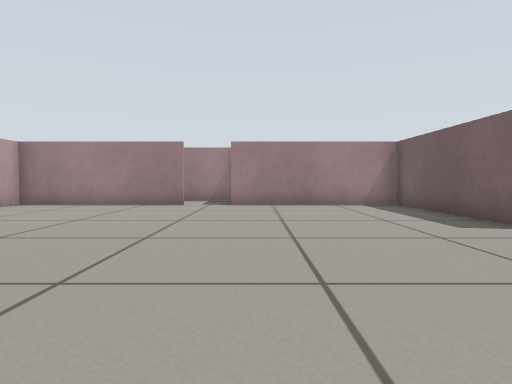
View 1 (above)

24 first-person views from a walk through a Gazebo world. The camera is 0.39 m above the floor, tilts 2° down and sees 75° across. The floor is counted in squares, 0.5 m on a side. Each view is taken from the middle of a square. On the plan, view 1 faces up. The plan holds only what a view shows up to about 11 squares ahead; the rest is blank.

View 2
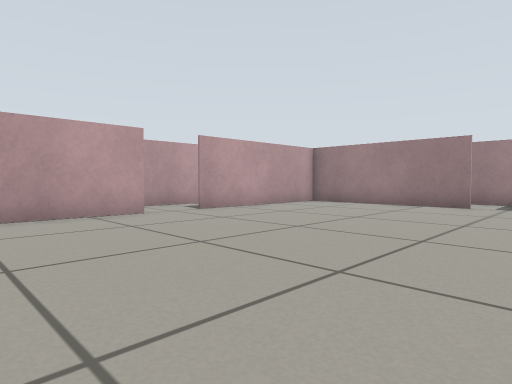

View 3
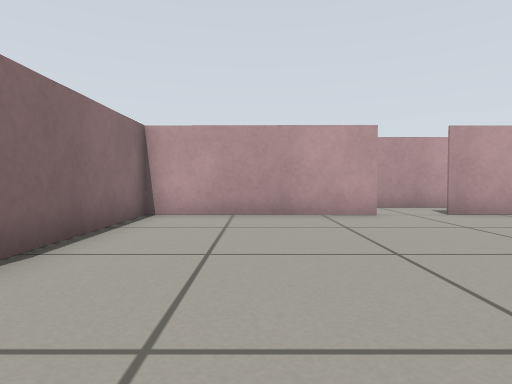

View 4
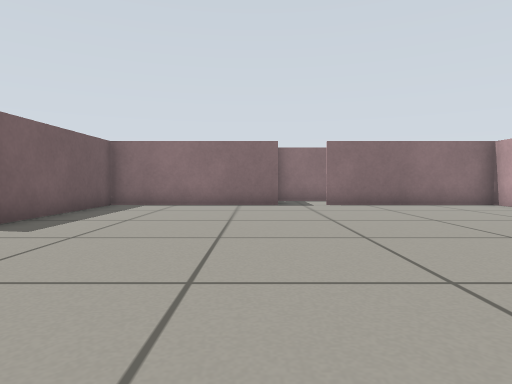

View 5
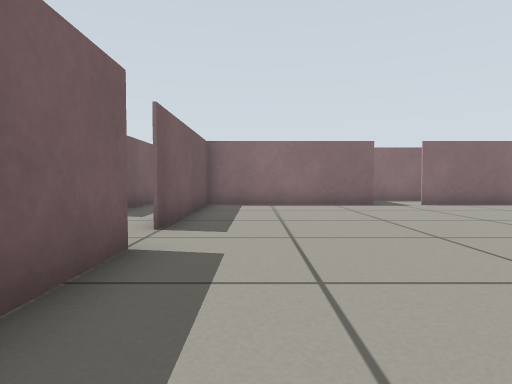

View 6
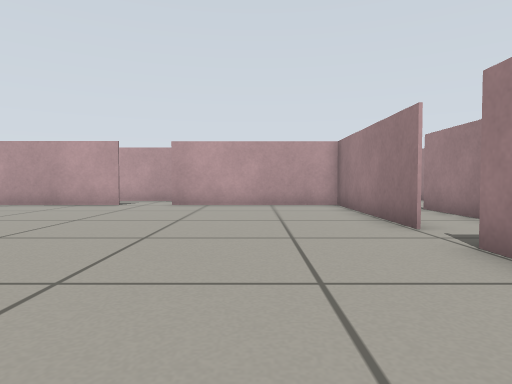

View 7
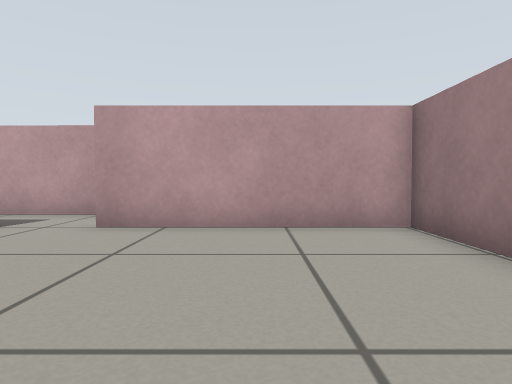

View 8
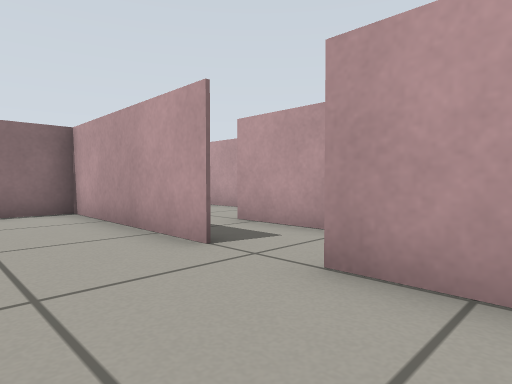

View 9
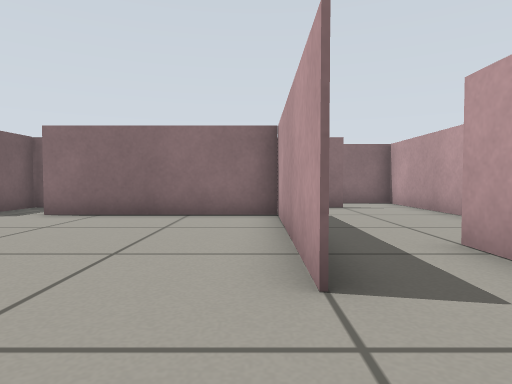

View 10
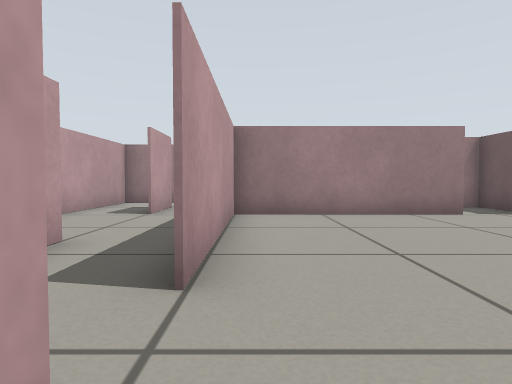

View 11
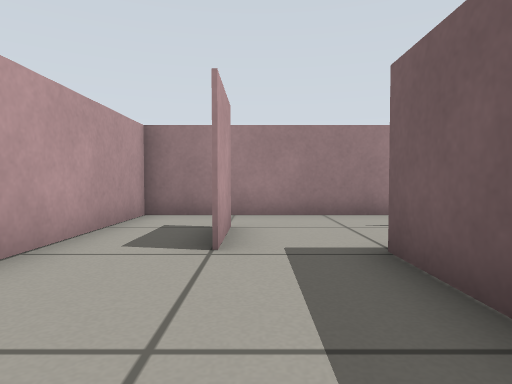

View 12
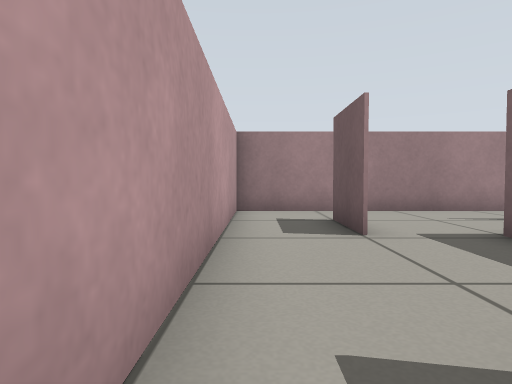

View 13
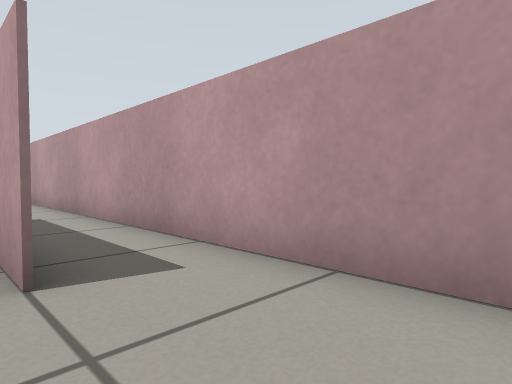

View 14
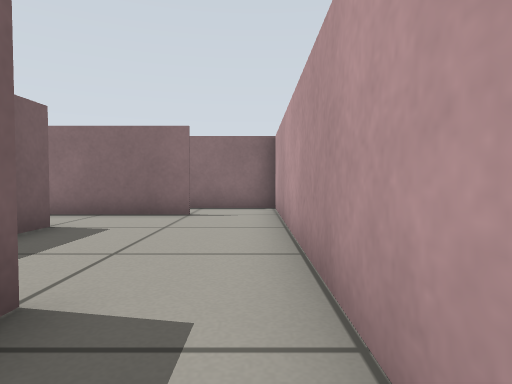

View 15
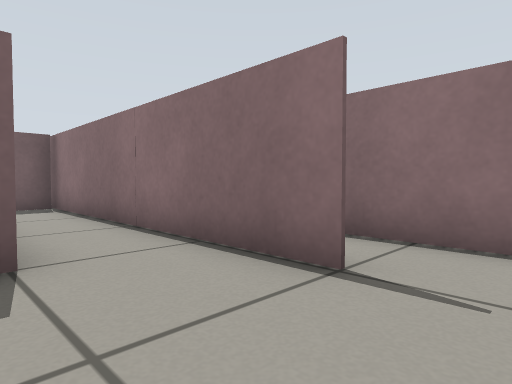

View 16
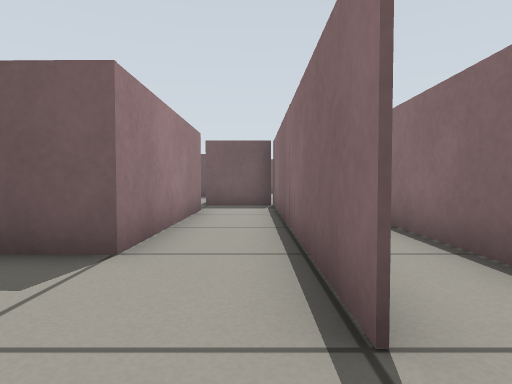

View 17
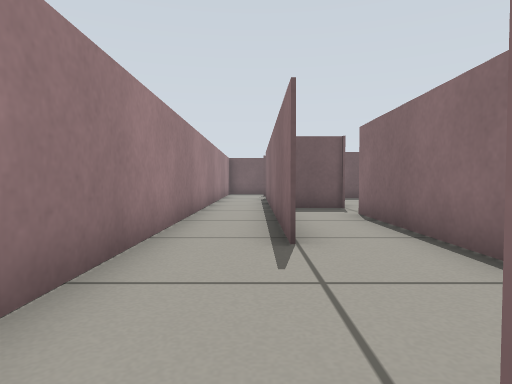

View 18
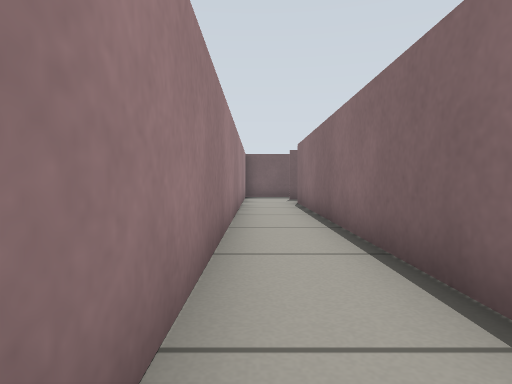

View 19
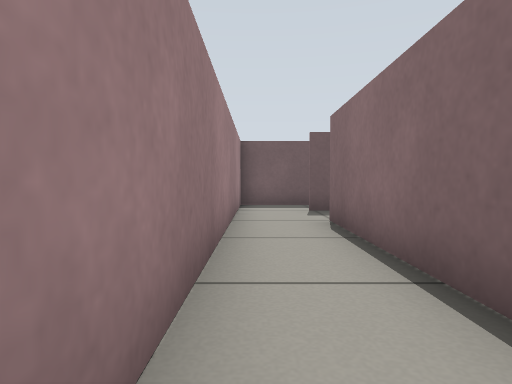

View 20
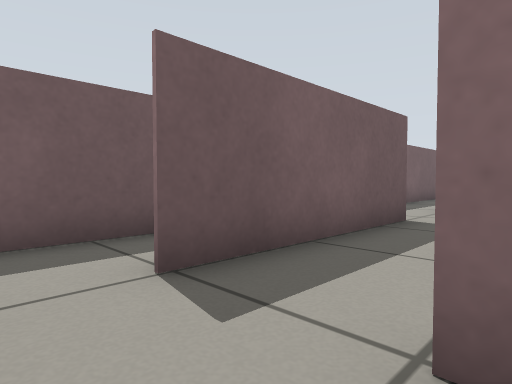

View 21
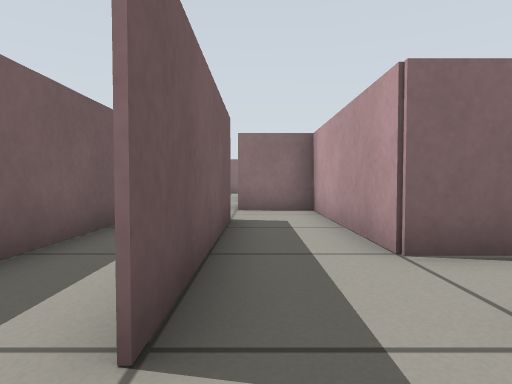

View 22
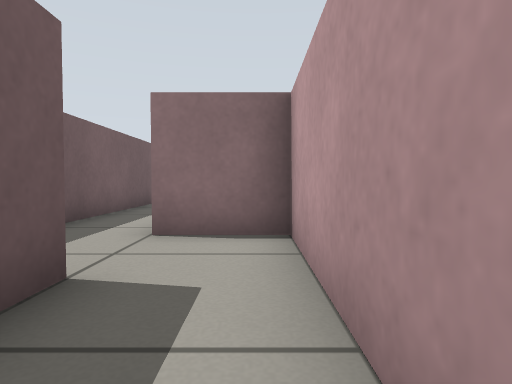

View 23
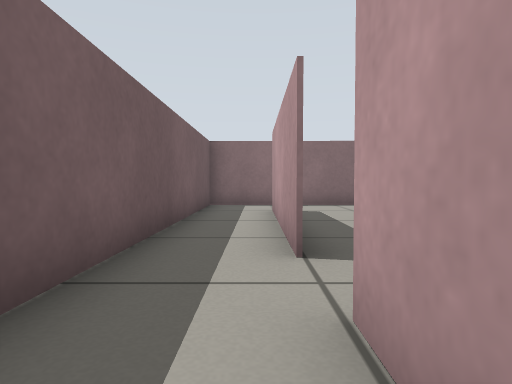

View 24
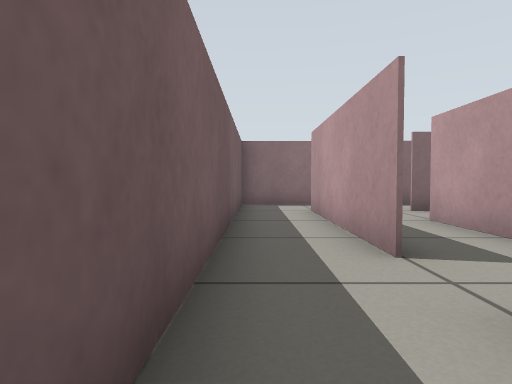

### Floor plan
Points are (right, up) in squares from view 1. A wall is a line through its corners. A room is listed if a view was taken in it or the views show most of it. See-through windows are left out.
Room 1 (views 1, 2, 3, 4, 5, 6, 7, 8, 9, 10)
walls: (-2.3, 10.6) (-7.5, 10.6) (-7.5, 5.2); (-7.5, 3.7) (-7.5, -1.5) (-2.1, -1.5); (4.4, 5.2) (4.5, 10.6) (-0.7, 10.6); (-0.7, -1.5) (4.4, -1.5) (4.4, 3.8)
ways out: opening at (-2, 11) to room 2; opening at (-2, -1) to room 3; opening at (-8, 4.5) to room 5
Room 2 (views 11, 12, 13, 14, 17, 18, 19, 20)
walls: (-6, 12.6) (4.5, 12.6); (-6.9, 10.6) (-2.3, 10.6); (-9.5, 12.6) (-9.5, 10.6) (-9.5, 12.6); (-7.6, 8.7) (-7.6, 10.7); (-9.5, 7.2) (-9.5, 5.5); (-0.7, 10.6) (-0.7, 12.5) (-6, 12.5); (4.5, 14.5) (-11.5, 14.4) (-11.5, 1.5)
ways out: opening at (-2, 11) to room 1; opening at (-11, 2) to room 3; opening at (4, 14) to room 4; opening at (-9, 6.5) to room 5
Room 3 (views 15, 16)
walls: (-9.5, -3.6) (-0.3, -3.6); (-11.5, 1.5) (-11.5, -5); (-2.3, -1.6) (-7.6, -1.6) (-7.6, -0.3); (-0.7, -3.5) (-0.7, -1.5)
ways out: opening at (-2, -1) to room 1; opening at (-11, 2) to room 2; opening at (-9, 2.5) to room 5; opening at (-10.5, -4)
Room 4 (views 21, 22, 23, 24)
walls: (6.5, 7.3) (6.5, 12.7); (8.5, 8.1) (8.5, 14.5) (4.5, 14.5); (6.5, 4.3) (6.5, 3.1); (3.4, 10.6) (4.5, 10.6) (4.5, 5.3) (6.5, 5.3); (6.5, 1.7) (6.4, -3.7); (4.5, 0.6) (4.5, -1.5); (6.5, -2) (6.5, 0); (6.5, -5.4) (8.4, -5.4) (8.5, 4.5)
ways out: opening at (4, 14) to room 2; opening at (6, -1); opening at (7, -4.5)
Room 5 (no view inside)
walls: (-9.5, 5.5) (-9.5, 1.9)
ways out: opening at (-8, 4.5) to room 1; opening at (-9, 6.5) to room 2; opening at (-9, 2.5) to room 3

Where each view was taken, in squares from view 1:
view 1: 0 up, 0 right, facing up
view 2: 0 up, 0 right, facing up-left
view 3: 1 up, 0 right, facing left
view 4: 9 up, 0 right, facing down
view 5: 9 up, 3 right, facing down
view 6: 8 up, 3 right, facing left
view 7: 8 up, 2 left, facing left
view 8: 7 up, 5 left, facing down-left
view 9: 6 up, 7 left, facing down
view 10: 3 up, 7 left, facing up
view 11: 7 up, 9 left, facing up
view 12: 6 up, 11 left, facing up
view 13: 10 up, 9 left, facing down-left
view 14: 4 up, 11 left, facing down
view 15: 1 down, 11 left, facing down-right
view 16: 3 down, 11 left, facing right
view 17: 13 up, 10 left, facing right
view 18: 14 up, 7 left, facing right
view 19: 14 up, 2 left, facing right
view 20: 14 up, 4 right, facing down-right
view 21: 14 up, 6 right, facing down
view 22: 10 up, 5 right, facing down
view 23: 5 up, 7 right, facing down
view 24: 5 up, 8 right, facing down
